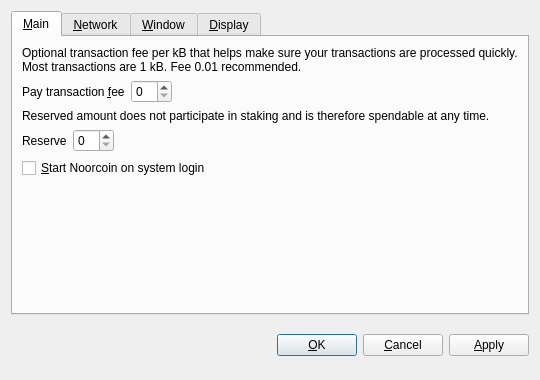
<?xml version="1.0" encoding="UTF-8"?>
<ui version="4.0">
 <class>OptionsDialog</class>
 <widget class="QDialog" name="OptionsDialog">
  <property name="geometry">
   <rect>
    <x>0</x>
    <y>0</y>
    <width>540</width>
    <height>380</height>
   </rect>
  </property>
  <property name="windowTitle">
   <string>Options</string>
  </property>
  <property name="modal">
   <bool>true</bool>
  </property>
  <layout class="QVBoxLayout" name="verticalLayout">
   <item>
    <widget class="QTabWidget" name="tabWidget">
     <property name="tabPosition">
      <enum>QTabWidget::North</enum>
     </property>
     <property name="currentIndex">
      <number>0</number>
     </property>
     <widget class="QWidget" name="tabMain">
      <attribute name="title">
       <string>&amp;Main</string>
      </attribute>
      <layout class="QVBoxLayout" name="verticalLayout_Main">
       <item>
        <widget class="QLabel" name="transactionFeeInfoLabel">
         <property name="text">
          <string>Optional transaction fee per kB that helps make sure your transactions are processed quickly. Most transactions are 1 kB. Fee 0.01 recommended.</string>
         </property>
         <property name="textFormat">
          <enum>Qt::PlainText</enum>
         </property>
         <property name="wordWrap">
          <bool>true</bool>
         </property>
        </widget>
       </item>
       <item>
        <layout class="QHBoxLayout" name="horizontalLayoutFee">
         <item>
          <widget class="QLabel" name="transactionFeeLabel">
           <property name="text">
            <string>Pay transaction &amp;fee</string>
           </property>
           <property name="textFormat">
            <enum>Qt::PlainText</enum>
           </property>
           <property name="buddy">
            <cstring>transactionFee</cstring>
           </property>
          </widget>
         </item>
         <item>
          <widget class="BitcoinAmountField" name="transactionFee"/>
         </item>
         <item>
          <spacer name="horizontalSpacerFee">
           <property name="orientation">
            <enum>Qt::Horizontal</enum>
           </property>
           <property name="sizeHint" stdset="0">
            <size>
             <width>40</width>
             <height>20</height>
            </size>
           </property>
          </spacer>
         </item>
        </layout>
       </item>
       <item>
        <widget class="QLabel" name="reserveBalanceInfoLabel">
         <property name="text">
          <string>Reserved amount does not participate in staking and is therefore spendable at any time.</string>
         </property>
         <property name="textFormat">
          <enum>Qt::PlainText</enum>
         </property>
         <property name="wordWrap">
          <bool>true</bool>
         </property>
        </widget>
       </item>
       <item>
        <layout class="QHBoxLayout" name="horizontalLayoutReserveBalance">
         <item>
          <widget class="QLabel" name="reserveBalanceLabel">
           <property name="text">
            <string>Reserve</string>
           </property>
           <property name="textFormat">
            <enum>Qt::PlainText</enum>
           </property>
           <property name="buddy">
            <cstring>reserveBalance</cstring>
           </property>
          </widget>
         </item>
         <item>
          <widget class="BitcoinAmountField" name="reserveBalance"/>
         </item>
         <item>
          <spacer name="horizontalSpacerReserveBalance">
           <property name="orientation">
            <enum>Qt::Horizontal</enum>
           </property>
           <property name="sizeHint" stdset="0">
            <size>
             <width>40</width>
             <height>20</height>
            </size>
           </property>
          </spacer>
         </item>
        </layout>
       </item>
       <item>
        <widget class="QCheckBox" name="bitcoinAtStartup">
         <property name="toolTip">
          <string>Automatically start Noorcoin after logging in to the system.</string>
         </property>
         <property name="text">
          <string>&amp;Start Noorcoin on system login</string>
         </property>
        </widget>
       </item>
       <item>
        <spacer name="verticalSpacer_Main">
         <property name="orientation">
          <enum>Qt::Vertical</enum>
         </property>
         <property name="sizeHint" stdset="0">
          <size>
           <width>20</width>
           <height>40</height>
          </size>
         </property>
        </spacer>
       </item>
      </layout>
     </widget>
     <widget class="QWidget" name="tabNetwork">
      <attribute name="title">
       <string>&amp;Network</string>
      </attribute>
      <layout class="QVBoxLayout" name="verticalLayout_Network">
       <item>
        <widget class="QCheckBox" name="mapPortUpnp">
         <property name="toolTip">
          <string>Automatically open the Noorcoin client port on the router. This only works when your router supports UPnP and it is enabled.</string>
         </property>
         <property name="text">
          <string>Map port using &amp;UPnP</string>
         </property>
        </widget>
       </item>
       <item>
        <widget class="QCheckBox" name="connectSocks">
         <property name="toolTip">
          <string>Connect to the Noorcoin network through a SOCKS5 proxy (e.g. when connecting through Tor).</string>
         </property>
         <property name="text">
          <string>&amp;Connect through SOCKS5 proxy:</string>
         </property>
        </widget>
       </item>
       <item>
        <layout class="QHBoxLayout" name="horizontalLayout_Network">
         <item>
          <widget class="QLabel" name="proxyIpLabel">
           <property name="text">
            <string>Proxy &amp;IP:</string>
           </property>
           <property name="textFormat">
            <enum>Qt::PlainText</enum>
           </property>
           <property name="buddy">
            <cstring>proxyIp</cstring>
           </property>
          </widget>
         </item>
         <item>
          <widget class="QValidatedLineEdit" name="proxyIp">
           <property name="maximumSize">
            <size>
             <width>140</width>
             <height>16777215</height>
            </size>
           </property>
           <property name="toolTip">
            <string>IP address of the proxy (e.g. 127.0.0.1)</string>
           </property>
          </widget>
         </item>
         <item>
          <widget class="QLabel" name="proxyPortLabel">
           <property name="text">
            <string>&amp;Port:</string>
           </property>
           <property name="textFormat">
            <enum>Qt::PlainText</enum>
           </property>
           <property name="buddy">
            <cstring>proxyPort</cstring>
           </property>
          </widget>
         </item>
         <item>
          <widget class="QLineEdit" name="proxyPort">
           <property name="maximumSize">
            <size>
             <width>55</width>
             <height>16777215</height>
            </size>
           </property>
           <property name="toolTip">
            <string>Port of the proxy (e.g. 9050)</string>
           </property>
          </widget>
         </item>
         <item>
          <spacer name="horizontalSpacer_Network">
           <property name="orientation">
            <enum>Qt::Horizontal</enum>
           </property>
           <property name="sizeHint" stdset="0">
            <size>
             <width>40</width>
             <height>20</height>
            </size>
           </property>
          </spacer>
         </item>
        </layout>
       </item>
       <item>
        <spacer name="verticalSpacer_Network">
         <property name="orientation">
          <enum>Qt::Vertical</enum>
         </property>
         <property name="sizeHint" stdset="0">
          <size>
           <width>20</width>
           <height>40</height>
          </size>
         </property>
        </spacer>
       </item>
      </layout>
     </widget>
     <widget class="QWidget" name="tabWindow">
      <attribute name="title">
       <string>&amp;Window</string>
      </attribute>
      <layout class="QVBoxLayout" name="verticalLayout_Window">
       <item>
        <widget class="QCheckBox" name="minimizeToTray">
         <property name="toolTip">
          <string>Show only a tray icon after minimizing the window.</string>
         </property>
         <property name="text">
          <string>&amp;Minimize to the tray instead of the taskbar</string>
         </property>
        </widget>
       </item>
       <item>
        <widget class="QCheckBox" name="minimizeOnClose">
         <property name="toolTip">
          <string>Minimize instead of exit the application when the window is closed. When this option is enabled, the application will be closed only after selecting Quit in the menu.</string>
         </property>
         <property name="text">
          <string>M&amp;inimize on close</string>
         </property>
        </widget>
       </item>
       <item>
        <spacer name="verticalSpacer_Window">
         <property name="orientation">
          <enum>Qt::Vertical</enum>
         </property>
         <property name="sizeHint" stdset="0">
          <size>
           <width>20</width>
           <height>40</height>
          </size>
         </property>
        </spacer>
       </item>
      </layout>
     </widget>
     <widget class="QWidget" name="tabDisplay">
      <attribute name="title">
       <string>&amp;Display</string>
      </attribute>
      <layout class="QVBoxLayout" name="verticalLayout_Display">
       <item>
        <layout class="QHBoxLayout" name="horizontalLayout_1_Display">
         <item>
          <widget class="QLabel" name="langLabel">
           <property name="text">
            <string>User Interface &amp;language:</string>
           </property>
           <property name="textFormat">
            <enum>Qt::PlainText</enum>
           </property>
           <property name="buddy">
            <cstring>lang</cstring>
           </property>
          </widget>
         </item>
         <item>
          <widget class="QValueComboBox" name="lang">
           <property name="toolTip">
            <string>The user interface language can be set here. This setting will take effect after restarting Noorcoin.</string>
           </property>
          </widget>
         </item>
        </layout>
       </item>
       <item>
        <layout class="QHBoxLayout" name="horizontalLayout_2_Display">
         <item>
          <widget class="QLabel" name="unitLabel">
           <property name="text">
            <string>&amp;Unit to show amounts in:</string>
           </property>
           <property name="textFormat">
            <enum>Qt::PlainText</enum>
           </property>
           <property name="buddy">
            <cstring>unit</cstring>
           </property>
          </widget>
         </item>
         <item>
          <widget class="QValueComboBox" name="unit">
           <property name="toolTip">
            <string>Choose the default subdivision unit to show in the interface and when sending coins.</string>
           </property>
          </widget>
         </item>
        </layout>
       </item>
       <item>
        <widget class="QCheckBox" name="coinControlFeatures">
         <property name="toolTip">
          <string>Whether to show coin control features or not.</string>
         </property>
         <property name="text">
          <string>Display coin &amp;control features (experts only!)</string>
         </property>
        </widget>
       </item>
       <item>
        <widget class="QCheckBox" name="useBlackTheme">
         <property name="text">
          <string>Use black visual theme (requires restart)</string>
         </property>
        </widget>
       </item>
       <item>
        <spacer name="verticalSpacer_Display">
         <property name="orientation">
          <enum>Qt::Vertical</enum>
         </property>
         <property name="sizeHint" stdset="0">
          <size>
           <width>20</width>
           <height>40</height>
          </size>
         </property>
        </spacer>
       </item>
      </layout>
     </widget>
    </widget>
   </item>
   <item>
    <layout class="QHBoxLayout" name="horizontalLayout_Buttons">
     <item>
      <spacer name="horizontalSpacer_1">
       <property name="orientation">
        <enum>Qt::Horizontal</enum>
       </property>
       <property name="sizeHint" stdset="0">
        <size>
         <width>40</width>
         <height>48</height>
        </size>
       </property>
      </spacer>
     </item>
     <item>
      <widget class="QLabel" name="statusLabel">
       <property name="font">
        <font>
         <weight>75</weight>
         <bold>true</bold>
        </font>
       </property>
       <property name="text">
        <string/>
       </property>
       <property name="textFormat">
        <enum>Qt::PlainText</enum>
       </property>
       <property name="wordWrap">
        <bool>true</bool>
       </property>
      </widget>
     </item>
     <item>
      <spacer name="horizontalSpacer_2">
       <property name="orientation">
        <enum>Qt::Horizontal</enum>
       </property>
       <property name="sizeHint" stdset="0">
        <size>
         <width>40</width>
         <height>48</height>
        </size>
       </property>
      </spacer>
     </item>
     <item>
      <widget class="QPushButton" name="okButton">
       <property name="text">
        <string>&amp;OK</string>
       </property>
      </widget>
     </item>
     <item>
      <widget class="QPushButton" name="cancelButton">
       <property name="text">
        <string>&amp;Cancel</string>
       </property>
       <property name="autoDefault">
        <bool>false</bool>
       </property>
      </widget>
     </item>
     <item>
      <widget class="QPushButton" name="applyButton">
       <property name="text">
        <string>&amp;Apply</string>
       </property>
       <property name="autoDefault">
        <bool>false</bool>
       </property>
      </widget>
     </item>
    </layout>
   </item>
  </layout>
 </widget>
 <customwidgets>
  <customwidget>
   <class>BitcoinAmountField</class>
   <extends>QSpinBox</extends>
   <header>bitcoinamountfield.h</header>
  </customwidget>
  <customwidget>
   <class>QValueComboBox</class>
   <extends>QComboBox</extends>
   <header>qvaluecombobox.h</header>
  </customwidget>
  <customwidget>
   <class>QValidatedLineEdit</class>
   <extends>QLineEdit</extends>
   <header>qvalidatedlineedit.h</header>
  </customwidget>
 </customwidgets>
 <resources/>
 <connections/>
</ui>
